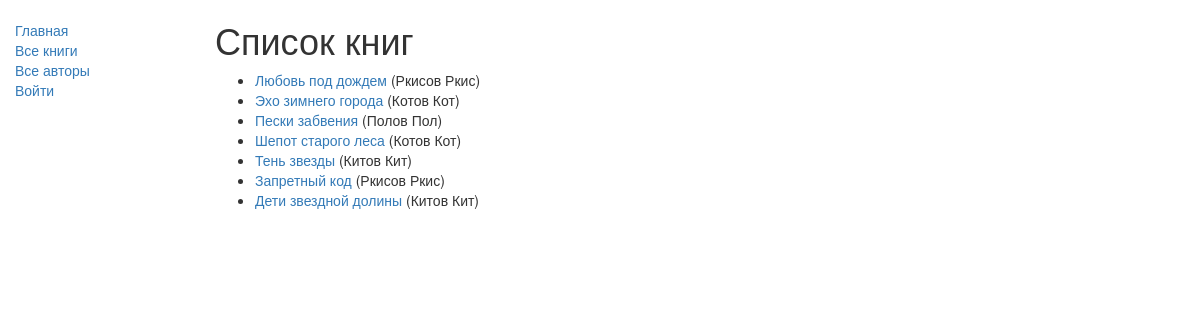
/catalog/books/, run on the app's committed database.
### catalog/models.py (models this page shows, shortened)
class Book(models.Model):
    title = models.CharField(max_length=200)
    author = models.ForeignKey('Author', on_delete=models.SET_NULL, null=True)
    summary = models.TextField(max_length=1000, help_text='Enter a brief description of the book')
    isbn = models.CharField('ISBN',
                            max_length=13,
                            help_text='13 Character <a href="https://www.isbn-international.org/content/what-isbn">ISBN number</a>')
    genre = models.ManyToManyField(Genre, help_text='Select a genre for this book')
    language = models.ForeignKey('Language', on_delete=models.SET_NULL, null=True)
    def get_absolute_url(self):
        return reverse('book-detail', args=[str(self.id)])
    def display_genre(self):
        return ', '.join([ genre.name for genre in self.genre.all()[:3] ])
    display_genre.short_description = 'Genre'

class Author(models.Model):
    first_name = models.CharField(max_length=100)
    last_name = models.CharField(max_length=100)
    date_of_birth = models.DateField(null=True, blank=True)
    date_of_death = models.DateField('Died', null=True, blank=True)
    def __str__(self):
        return f'{self.last_name} {self.first_name}'
    class Meta:
        ordering = ['last_name']

### catalog/views.py (the view)
# urls.py: path('books/', views.BookListView.as_view(), name='books'),
class BookListView(generic.ListView):
    model = Book
    paginate_by = 10

### catalog/templates/catalog/book_list.html
{% extends "base_generic.html" %}
{% block content %}
    <h1>Список книг</h1>
    {% if book_list %}
    <ul>
        {% for book in book_list %}
            <li>
                <a href="{{ book.get_absolute_url }}">
                    {{ book.title }}
                </a>
                ({{ book.author }})
            </li>
        {% endfor %}
    </ul>
    {% else %}
        <p>There are no books in the library.</p>
    {% endif %}
{% endblock %}

### data on the page
Book: title "Любовь под дождем", author "Ркисов Ркис"
Book: title "Эхо зимнего города", author "Котов Кот"
Book: title "Пески забвения", author "Полов Пол"
Book: title "Шепот старого леса", author "Котов Кот"
Book: title "Тень звезды", author "Китов Кит"
Book: title "Запретный код", author "Ркисов Ркис"
Book: title "Дети звездной долины", author "Китов Кит"
